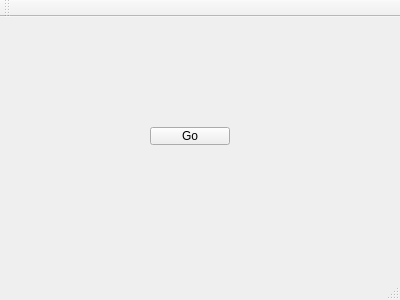
<?xml version="1.0" encoding="UTF-8"?>
<ui version="4.0">
 <class>MainWindow</class>
 <widget class="QMainWindow" name="MainWindow">
  <property name="geometry">
   <rect>
    <x>0</x>
    <y>0</y>
    <width>400</width>
    <height>300</height>
   </rect>
  </property>
  <property name="windowTitle">
   <string>MainWindow</string>
  </property>
  <widget class="QWidget" name="centralWidget">
   <widget class="QPushButton" name="pushButton">
    <property name="geometry">
     <rect>
      <x>150</x>
      <y>110</y>
      <width>80</width>
      <height>18</height>
     </rect>
    </property>
    <property name="text">
     <string>Go</string>
    </property>
   </widget>
  </widget>
  <widget class="QMenuBar" name="menuBar">
   <property name="geometry">
    <rect>
     <x>0</x>
     <y>0</y>
     <width>400</width>
     <height>19</height>
    </rect>
   </property>
  </widget>
  <widget class="QToolBar" name="mainToolBar">
   <attribute name="toolBarArea">
    <enum>TopToolBarArea</enum>
   </attribute>
   <attribute name="toolBarBreak">
    <bool>false</bool>
   </attribute>
  </widget>
  <widget class="QStatusBar" name="statusBar"/>
 </widget>
 <layoutdefault spacing="6" margin="11"/>
 <resources/>
 <connections/>
</ui>
